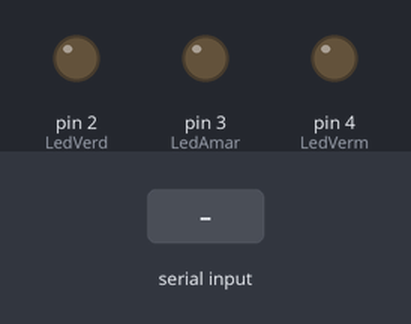
Bench run of a sketch on a simulated Arduino Uno, built with avr-gcc and run on an emulated ATmega328P. Shown: output pins drawn as LEDs (lit = HIGH). The test bench sets the inputs (shaded band). What the sketch prints to the serial monitor is not drawn.

Above: at 1.2 s.
1.3 s: "a" received over Serial
At 3.2 s:
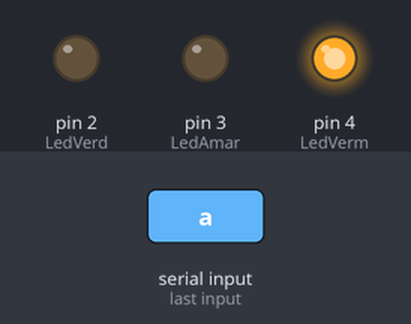
3.5 s: "b" received over Serial
At 4.8 s:
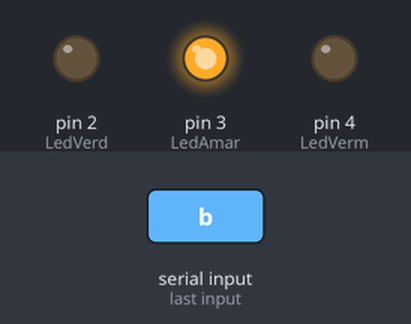
5.5 s: "c" received over Serial
At 6.3 s:
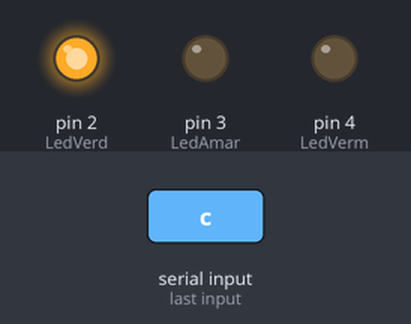
Timing chart, 0 to 8.5 s (numbered marks = the images above; inputs shaded):
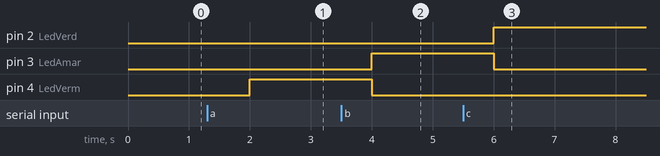

The sketch:

semaforo.ino
```cpp
#define LedVerm 4
#define LedAmar 3
#define LedVerd 2

void setup()
{
  Serial.begin(9600);
  pinMode(LedVerm, OUTPUT);
  pinMode(LedAmar, OUTPUT);
  pinMode(LedVerd, OUTPUT);
  digitalWrite(LedVerm, LOW);
  digitalWrite(LedAmar, LOW);
  digitalWrite(LedVerd, LOW);

}

void loop()
{
  char led = Serial.read();
  Serial.println(led);
  switch(led){
	case 'a':
    	digitalWrite(LedVerm, HIGH);
  		digitalWrite(LedAmar, LOW);
  		digitalWrite(LedVerd, LOW);
   		break;
    case 'b':
    	digitalWrite(LedVerm, LOW);
  		digitalWrite(LedAmar, HIGH);
  		digitalWrite(LedVerd, LOW);
        break;
    case 'c':
    	digitalWrite(LedVerm, LOW);
  		digitalWrite(LedAmar, LOW);
  		digitalWrite(LedVerd, HIGH);
        break;
  }
  delay(1000);
}
```

Measured:
- after the input at 1.3 s, pin 4 (LedVerm): LOW → HIGH after 0.70 s
- after the input at 3.5 s, pin 3 (LedAmar): LOW → HIGH after 0.50 s; pin 4 (LedVerm): HIGH → LOW after 0.50 s
- after the input at 5.5 s, pin 2 (LedVerd): LOW → HIGH after 0.50 s; pin 3 (LedAmar): HIGH → LOW after 0.50 s
